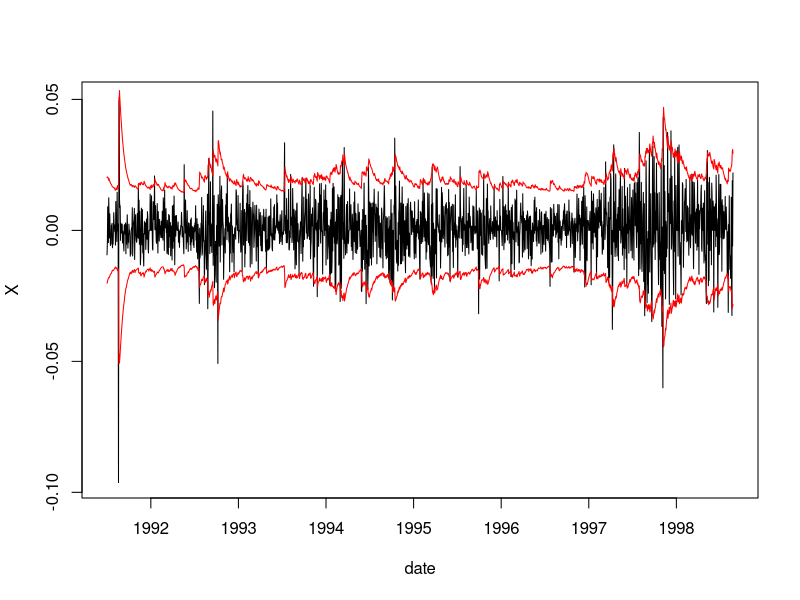
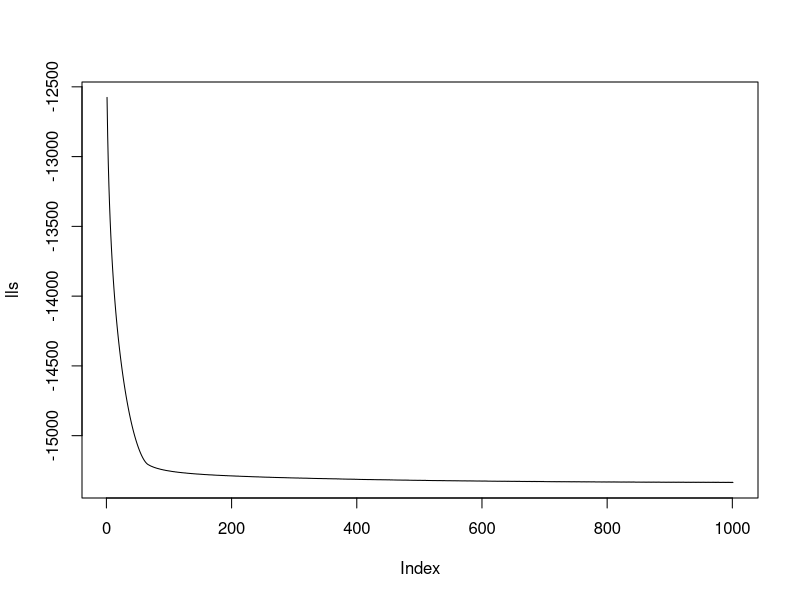
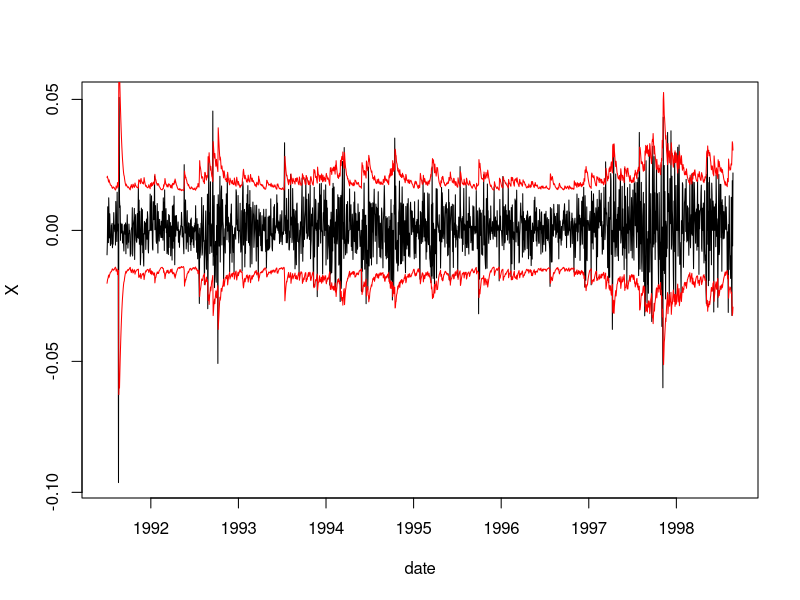

Write R code to recreate these figures, in order.
## ---- chunk 1
knitr::opts_chunk$set(echo = TRUE)
## ---- chunk 2
ARMA11GARCH11<-function(X,params){
  mu<-params[1]
  aa<-params[2]
  bb<-params[3]
  omega<-params[4]
  alpha<-params[5]
  beta<-params[6]
  
  Xhat<-numeric(length(X)+1)
  Sigma2hat<-numeric(length(X)+1)
  error<-numeric(length(X))
  Xhat[1]<-0
  Sigma2hat[1]<-var(X)#freebie
  error[1]<-X[1]-Xhat[1]
  
  for(tt in 1:length(X)){
    Xhat[tt+1]<-mu+aa*error[tt]+bb*X[tt]
    Sigma2hat[tt+1]<-omega+alpha*(error[tt])^2+beta*Sigma2hat[tt]
    if(tt!=length(X))
    error[tt+1]<-Xhat[tt+1]-X[tt+1]
  }
  return(list(Xhat=Xhat,Sigma2hat=Sigma2hat,error=error))
}
## ---- chunk 3
log.likelihood<-function(X,params){
  X<-as.numeric(X)
  AG<-ARMA11GARCH11(X,params)
  ll<-sum(AG$error^2/head(AG$Sigma2hat,-1)+log(head(AG$Sigma2hat,-1)))
  return(ll)
}

## ---- chunk 4
ll.gr<-function(X,params){
  X<-as.numeric(X)
  mu<-params[1]
  aa<-params[2]
  bb<-params[3]
  omega<-params[4]
  alpha<-params[5]
  beta<-params[6]
  
  AG<-ARMA11GARCH11(X,params)
  error<-AG$error
  Sigma2hat<-AG$Sigma2hat
  Xhat<-AG$Xhat
  
  derror<-matrix(data=0,nrow=length(error),ncol=6)
  dSigma2hat<-matrix(data=0,nrow=length(error),ncol=6)
  
  for(tt in 1:(nrow(derror)-1)){
    derror[tt+1,]<-c(1,error[tt],X[tt],0,0,0)+c(aa*derror[tt,1:3],0,0,0)
    dSigma2hat[tt+1,]<-c(alpha*2*error[tt]*derror[tt,1:3],
                         1,error[tt]^2,Sigma2hat[tt])+beta*dSigma2hat[tt,]
  }
  
  gr<-apply((head(Sigma2hat,-1)*2*error*derror-error^2*dSigma2hat)/
              (head(Sigma2hat,-1))^2+1/(head(Sigma2hat,-1))*dSigma2hat,2,sum)
  
  return(gr)
}
## ---- chunk 5
X<-diff(log(EuStockMarkets[,1]))
## ---- chunk 6
init.par<-c(0,0,0,0.0001,0.05,0.90)
names(init.par)<-c("mu","a","b","omega","alpha","beta")
print(log.likelihood(X,init.par))
opt<-optim(init.par,log.likelihood,X=X)
opt.par<-opt$par
print(opt$par)
print(opt$value)
AG<-ARMA11GARCH11(X,opt.par)
plot(time(X),as.numeric(X),type="l",ylab="X",xlab="date")
points(time(X),head(AG$Xhat,-1)+1.96*sqrt(head(AG$Sigma2hat,-1)),type="l",col="red")
points(time(X),head(AG$Xhat,-1)-1.96*sqrt(head(AG$Sigma2hat,-1)),type="l",col="red")
## ---- chunk 7
n.its<-1000
pars<-matrix(0,ncol=6,nrow=n.its+1)
colnames(pars)<-c("mu","a","b","omega","alpha","beta")
lls<-numeric(n.its+1)
pars[1,]<-init.par
lls[1]<-log.likelihood(X,pars[1,])
for(ii in 2:(n.its+1)){
   gr<-ll.gr(X,pars[ii-1,])
   gr<-pmax(-10^(5),pmin(gr,10^(5)))#clipping
   eta=c(rep(10^(-10),3),10^(-11),rep(10^(-6),2))
   pars[ii,]<-pars[ii-1,]-eta*gr
   pars[ii,4:6]<-pmax(pars[ii,4:6],0.000000001)
   lls[ii]<-log.likelihood(X,pars[ii,])
}
print(tail(pars,1))
plot(lls,type="l")
AG<-ARMA11GARCH11(X,tail(pars,1))
plot(time(X),as.numeric(X),type="l",ylab="X",xlab="date")
points(time(X),head(AG$Xhat,-1)+1.96*sqrt(head(AG$Sigma2hat,-1)),type="l",col="red")
points(time(X),head(AG$Xhat,-1)-1.96*sqrt(head(AG$Sigma2hat,-1)),type="l",col="red")

